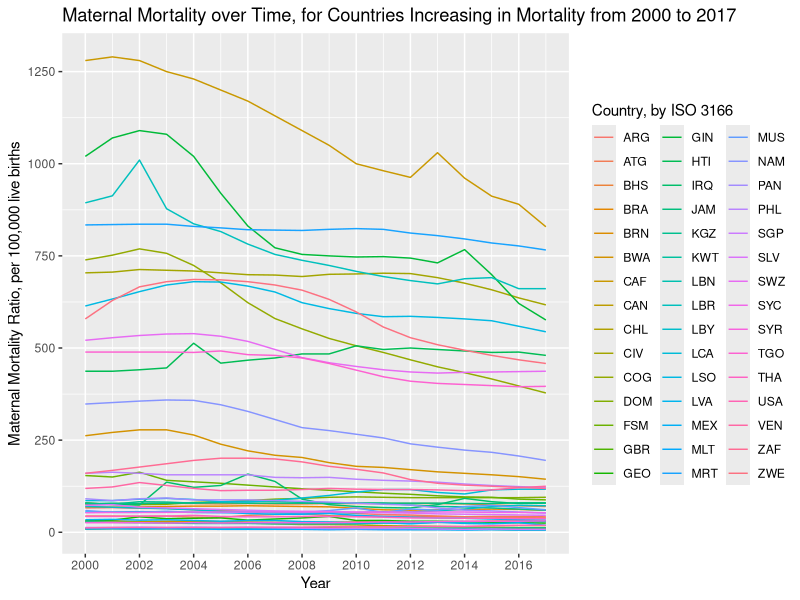

Recreate this plot in R.

# Library imports
library(here)
library(tidyverse)
library(readr)

# Import preprocessed data from previous assignments
conflict <- read.csv(here("data", "processed", "final_data.csv"), header = TRUE)

# Filter dataset for increases in matmor beyond initial value in year 2000,
# anytime within range of years 2000 to 2017
conflict_diff_matmor <- conflict %>%
  dplyr::select(iso, year, matmor) %>%
  dplyr::filter(year < 2018) %>%
  arrange(iso, year) %>%
  group_by(iso) %>%
  mutate(diff_matmor = matmor - matmor[1L])

# Fetch unique list of countries satisfying conflict_diff_matmor constraints
countries_with_matmor_incr <- conflict_diff_matmor %>%
  dplyr::filter(diff_matmor > 0) %>%
  dplyr::select(iso) %>%
  unique()

# Filter conflict df by countries that fit conflict_diff_matmor constraints
conflict_matmor_incr <- conflict_diff_matmor %>%
  dplyr::filter(iso %in% countries_with_matmor_incr$iso)

# Create graph
ggplot(conflict_matmor_incr, mapping = aes(x = year, y = matmor, color = iso)) +
  geom_line() +
  labs(
    title="Maternal Mortality over Time, for Countries Increasing in Mortality from 2000 to 2017",
    color="Country, by ISO 3166"
  ) +
  xlab("Year") + 
  ylab("Maternal Mortality Ratio, per 100,000 live births") +
  scale_x_continuous(
    breaks = seq(
      min(conflict$year), 
      max(conflict$year), 
      2
    )
  ) + 
  scale_y_continuous(
    breaks = seq(
      0, 
      2000, 
      250      
    )
  )
